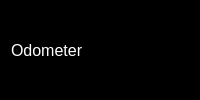
           <widget class="QWidget" name="widget_23" native="true">
            <property name="styleSheet">
             <string notr="true">background-color: rgb(0, 0, 0);</string>
            </property>
            <layout class="QHBoxLayout" name="horizontalLayout_21">
             <item>
              <widget class="QLabel" name="label_35">
               <property name="font">
                <font>
                 <pointsize>12</pointsize>
                </font>
               </property>
               <property name="styleSheet">
                <string notr="true">color: white;</string>
               </property>
               <property name="text">
                <string>Odometer</string>
               </property>
              </widget>
             </item>
             <item alignment="Qt::AlignHCenter">
              <widget class="QLabel" name="odometerLeftLabel">
               <property name="font">
                <font>
                 <pointsize>12</pointsize>
                </font>
               </property>
               <property name="styleSheet">
                <string notr="true">color:white;</string>
               </property>
               <property name="text">
                <string/>
               </property>
              </widget>
             </item>
             <item alignment="Qt::AlignHCenter">
              <widget class="QLabel" name="odometerAvgLabel">
               <property name="font">
                <font>
                 <pointsize>12</pointsize>
                </font>
               </property>
               <property name="styleSheet">
                <string notr="true">color:white;</string>
               </property>
               <property name="text">
                <string/>
               </property>
              </widget>
             </item>
             <item alignment="Qt::AlignHCenter">
              <widget class="QLabel" name="odometerRightLabel">
               <property name="font">
                <font>
                 <pointsize>12</pointsize>
                </font>
               </property>
               <property name="styleSheet">
                <string notr="true">color:white;</string>
               </property>
               <property name="text">
                <string/>
               </property>
              </widget>
             </item>
            </layout>
           </widget>
